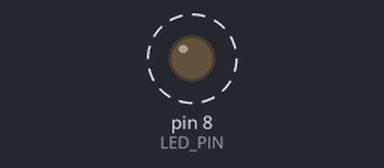
A sketch run on a simulated Arduino Uno, built with avr-gcc and run on an emulated ATmega328P. Parts: output pins drawn as LEDs (lit = HIGH). Dashed ring = blinking. What the sketch prints to the serial monitor is not drawn.

Above: at 0.5 s.
Timing chart, 0 to 4.6 s (numbered marks = the images above):
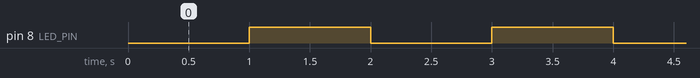

Measured:
- by itself, pin 8 (LED_PIN): alternates HIGH for 1.0 s and LOW for 1.0 s

The sketch:

on_off_demo.ino
```cpp
const int LED_PIN = 8;

void ledOn()  { digitalWrite(LED_PIN, LOW);  }  // active-low
void ledOff() { digitalWrite(LED_PIN, HIGH); }

void setup() {
  Serial.begin(115200);
  pinMode(LED_PIN, OUTPUT);
}

void loop() {
  ledOn();
  Serial.println("LED on");
  delay(1000);
  ledOff();
  Serial.println("LED off");
  delay(1000);
}
```
